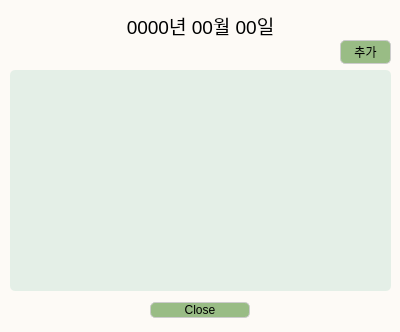
<?xml version="1.0" encoding="UTF-8"?>
<ui version="4.0">
 <class>showScheduleDialog</class>
 <widget class="QDialog" name="showScheduleDialog">
  <property name="geometry">
   <rect>
    <x>0</x>
    <y>0</y>
    <width>400</width>
    <height>332</height>
   </rect>
  </property>
  <property name="windowTitle">
   <string>Dialog</string>
  </property>
  <property name="styleSheet">
   <string notr="true">background-color: rgb(253, 250, 246);</string>
  </property>
  <widget class="QDialogButtonBox" name="buttonBox">
   <property name="geometry">
    <rect>
     <x>150</x>
     <y>290</y>
     <width>100</width>
     <height>40</height>
    </rect>
   </property>
   <property name="minimumSize">
    <size>
     <width>100</width>
     <height>0</height>
    </size>
   </property>
   <property name="styleSheet">
    <string notr="true">QPushButton {
	background-color: rgb(153, 188, 133);
	border: 1px solid #ccc;
	border-radius: 5px;
}
QPushButton:hover {
	background-color: rgb(139, 171, 121);
}</string>
   </property>
   <property name="orientation">
    <enum>Qt::Orientation::Vertical</enum>
   </property>
   <property name="standardButtons">
    <set>QDialogButtonBox::StandardButton::Close</set>
   </property>
   <property name="centerButtons">
    <bool>true</bool>
   </property>
  </widget>
  <widget class="QLabel" name="dateLbl">
   <property name="geometry">
    <rect>
     <x>100</x>
     <y>10</y>
     <width>201</width>
     <height>31</height>
    </rect>
   </property>
   <property name="font">
    <font>
     <pointsize>14</pointsize>
    </font>
   </property>
   <property name="styleSheet">
    <string notr="true">background-color: rgb(253, 250, 246);
border-radius: 5px;</string>
   </property>
   <property name="text">
    <string>0000년 00월 00일</string>
   </property>
   <property name="alignment">
    <set>Qt::AlignmentFlag::AlignCenter</set>
   </property>
  </widget>
  <widget class="QPushButton" name="addScheduleBtn">
   <property name="geometry">
    <rect>
     <x>340</x>
     <y>40</y>
     <width>51</width>
     <height>24</height>
    </rect>
   </property>
   <property name="styleSheet">
    <string notr="true">QPushButton {
	background-color: rgb(153, 188, 133);
	border: 1px solid #ccc;
	border-radius: 5px;
}
QPushButton:hover {
	background-color: rgb(139, 171, 121);
}</string>
   </property>
   <property name="text">
    <string>추가</string>
   </property>
  </widget>
  <widget class="QListWidget" name="scheduleList">
   <property name="geometry">
    <rect>
     <x>10</x>
     <y>70</y>
     <width>381</width>
     <height>221</height>
    </rect>
   </property>
   <property name="styleSheet">
    <string notr="true">background-color: rgb(228, 239, 231);
border-radius: 5px;</string>
   </property>
  </widget>
 </widget>
 <resources/>
 <connections>
  <connection>
   <sender>buttonBox</sender>
   <signal>accepted()</signal>
   <receiver>showScheduleDialog</receiver>
   <slot>accept()</slot>
   <hints>
    <hint type="sourcelabel">
     <x>248</x>
     <y>254</y>
    </hint>
    <hint type="destinationlabel">
     <x>157</x>
     <y>274</y>
    </hint>
   </hints>
  </connection>
  <connection>
   <sender>buttonBox</sender>
   <signal>rejected()</signal>
   <receiver>showScheduleDialog</receiver>
   <slot>reject()</slot>
   <hints>
    <hint type="sourcelabel">
     <x>316</x>
     <y>260</y>
    </hint>
    <hint type="destinationlabel">
     <x>286</x>
     <y>274</y>
    </hint>
   </hints>
  </connection>
 </connections>
</ui>
